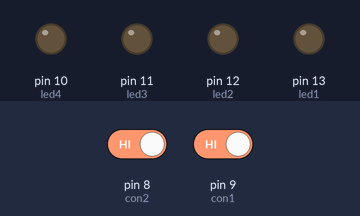
Recording of a sketch running on a simulated Arduino Uno, built with avr-gcc and run on an emulated ATmega328P. Parts: output pins drawn as LEDs (lit = HIGH). Dashed ring = blinking. The inputs (shaded band) are chosen by the test bench; at power-on: pin 8 (con2) HIGH, pin 9 (con1) HIGH.

Above: at 1.2 s.
1.3 s: pin 8 (con2) driven LOW and pin 9 (con1) driven LOW
At 2.2 s:
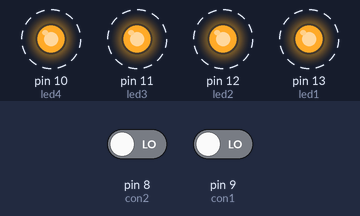
4.3 s: pin 8 (con2) driven HIGH
At 5.1 s:
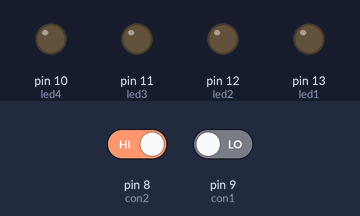
5.8 s: pin 8 (con2) driven LOW
At 6.2 s:
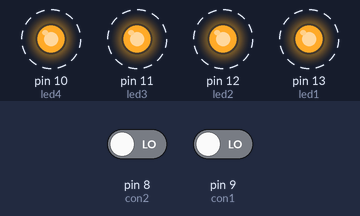
8.8 s: pin 9 (con1) driven HIGH
At 9.7 s:
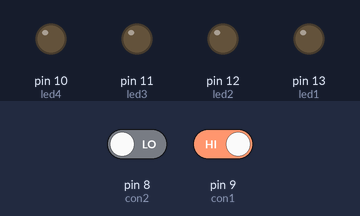
Timing chart, 0 to 11.3 s (numbered marks = the images above; inputs shaded):
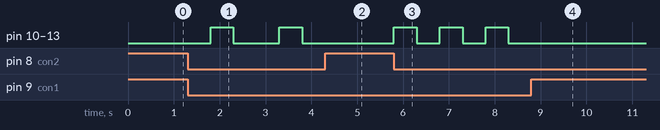

Measured:
- after the input at 1.3 s, pin 10 (led4), pin 11 (led3), pin 12 (led2), pin 13 (led1): alternates HIGH for 0.50 s and LOW for 1.0 s, starting after 0.50 s
- after the input at 4.3 s, pin 10 (led4), pin 11 (led3), pin 12 (led2), pin 13 (led1): stays LOW (without the input it goes to HIGH after 0.50 s)
- after the input at 5.8 s, pin 10 (led4), pin 11 (led3), pin 12 (led2), pin 13 (led1): alternates HIGH for 0.50 s and LOW for 0.50 s, starting at once
- after the input at 8.8 s, pin 10 (led4), pin 11 (led3), pin 12 (led2), pin 13 (led1): stays LOW (without the input it goes to HIGH after 0.50 s)

The sketch:

tema4-4.ino
```cpp
#define led1 13
#define led2 12
#define led3 11
#define led4 10
#define con1 9
#define con2 8
int j = 0;

void setup() {
  // put your setup code here, to run once:
  pinMode(led1, OUTPUT);
  pinMode(led2, OUTPUT);
  pinMode(led3, OUTPUT);
  pinMode(led4, OUTPUT);
  pinMode(con1, INPUT_PULLUP);
  pinMode(con2, INPUT_PULLUP);
}

void loop() {
  // put your main code here, to run repeatedly:
  if (digitalRead(con1) == LOW) {
   j++;
   delay(500);
  }
  if (digitalRead(con2) == LOW) {
    for (int i = 0; i < j; i++) {
      digitalWrite(led1, HIGH);
      digitalWrite(led2, HIGH);
      digitalWrite(led3, HIGH);
      digitalWrite(led4, HIGH);
      delay(500);
      digitalWrite(led1, LOW);
      digitalWrite(led2, LOW);
      digitalWrite(led3, LOW);
      digitalWrite(led4, LOW);
      delay(500);
    }
    j = 0;
  }
}
```
